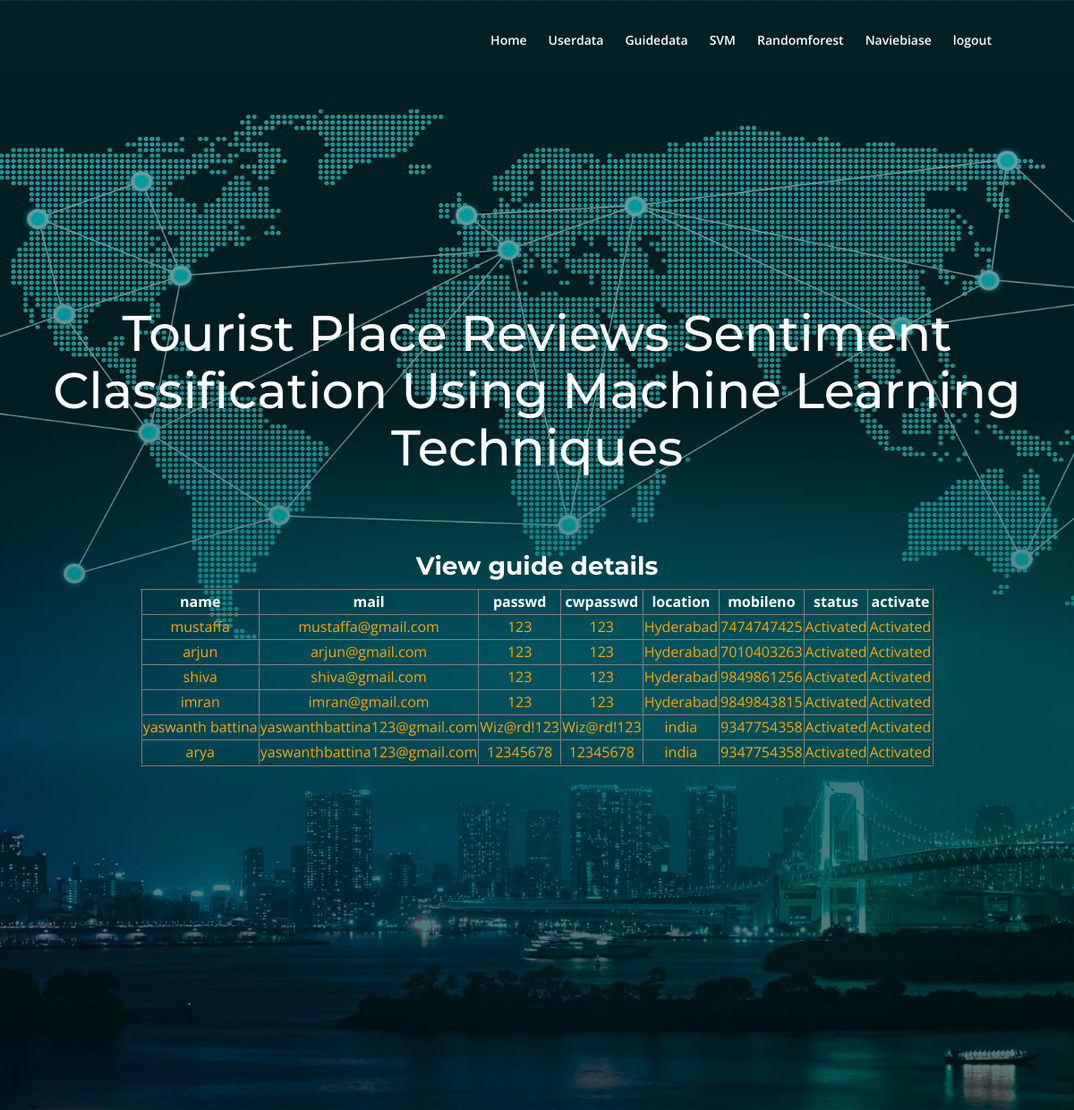
Page /turstguide/viewguidedata/ on the committed database.
### turstguide/models.py (models this page shows, shortened)
class guidemodel(models.Model):
    name = models.CharField(max_length=50)
    mail = models.EmailField()
    passwd = models.CharField(max_length=40)
    cwpasswd = models.CharField(max_length=40)
    mobileno = models.CharField(max_length=50, default="", editable=True)
    location = models.CharField(max_length=40)
    status = models.CharField(max_length=40, default="", editable=True)
    class Meta:
        db_table = 'guide'

### turstguide/views.py (the view)
# urls.py: path('viewguidedata/',guide.viewguidedata,name="viewguidedata"),
def viewguidedata(request):
    s = guidemodel.objects.all()
    return render(request, "admin/viewguidedata.html",{"qs":s})

### templates/admin/viewguidedata.html
{% extends 'adminbase.html'%}
{% load static %}
{% block contents %}
<div>
    <h2 style="color:white">View guide details</h2>
                            <table border="2px solid blue" align="center">
                                  <tr><th style="color:white">name</th>
                                    <th style="color:white">mail</th>
                                    <th style="color:white">passwd</th>
                                    <th style="color:white">cwpasswd</th>
                                    <th style="color:white">location</th>
                                    <th style="color:white">mobileno</th>
                                    <th style="color:white">status</th>
                                    <th style="color:white">activate</th>
                                  </tr>
                              {% for x in qs %}
                                  <tr>
                                    <td style="color:orange">{{x.name}}</td>
                                    <td style="color:orange">{{x.mail}}</td>
                                    <td style="color:orange">{{x.passwd}}</td>
                                    <td style="color:orange">{{x.cwpasswd}}</td>
                                    <td style="color:orange">{{x.location}}</td>
                                    <td style="color:orange">{{x.mobileno}}</td>
                                    <td style="color:orange">{{x.status}}</td>
                                    {% if x.status == 'waiting' %}
                                    <td style="color:orange"> <a href="/activateguide/?pid={{ x.id }}" >Activate</a></td>
                                    {% else %}
                                            <td style="color:orange"> Activated</td>
                                            {% endif %}
                                     </tr>
                                    {% endfor %}
                            </table>
                            </div>
{% endblock %}

### static/css/styles.css (style rules this page uses)
body, html { width: 100%; height: 100%; }
body, p { color: #787976; font: 400 1rem/1.5625rem "Open Sans", sans-serif; }
h2 { color: #484a46; font: 700 1.75rem/2.125rem "Montserrat", sans-serif; }

### rows in the picture
guidemodel: name "mustaffa", mail "mustaffa@gmail.com", passwd "123", cwpasswd "123", location "Hyderabad", mobileno "7474747425", status "Activated"
guidemodel: name "arjun", mail "arjun@gmail.com", passwd "123", cwpasswd "123", location "Hyderabad", mobileno "7010403263", status "Activated"
guidemodel: name "shiva", mail "shiva@gmail.com", passwd "123", cwpasswd "123", location "Hyderabad", mobileno "9849861256", status "Activated"
guidemodel: name "imran", mail "imran@gmail.com", passwd "123", cwpasswd "123", location "Hyderabad", mobileno "9849843815", status "Activated"
guidemodel: name "yaswanth battina", mail "yaswanthbattina123@gmail.com", passwd "Wiz@rd!123", cwpasswd "Wiz@rd!123", location "india", mobileno "9347754358", status "Activated"
guidemodel: name "arya", mail "yaswanthbattina123@gmail.com", passwd "12345678", cwpasswd "12345678", location "india", mobileno "9347754358", status "Activated"
